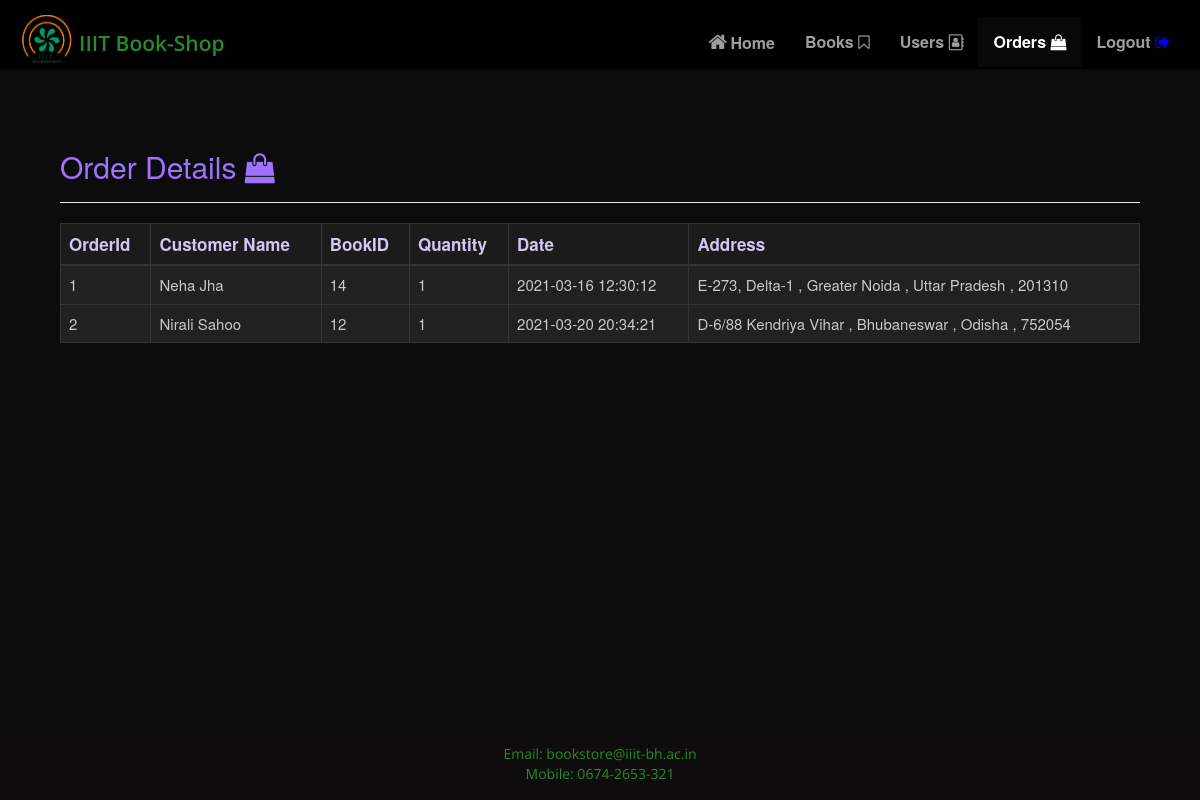
Page /Admin/Orders.php on the committed database.
### tables this page shows
CREATE TABLE IF NOT EXISTS `orders` (
  `orderid` INT PRIMARY KEY NOT NULL AUTO_INCREMENT,
  `customerid` INT NOT NULL,
  `amount` decimal(6,2) DEFAULT NULL,
  `date` timestamp NOT NULL DEFAULT CURRENT_TIMESTAMP,
  `ship_name` VARCHAR(60) NOT NULL,
  `ship_address` VARCHAR(80) NOT NULL,
  `ship_city` VARCHAR(30) NOT NULL,
  `ship_state` VARCHAR(20) NOT NULL,
  `ship_zip_code` VARCHAR(10) NOT NULL
);

CREATE TABLE IF NOT EXISTS `order_items` (
  `orderid` INT NOT NULL,
  `book_isbn` VARCHAR(20) NOT NULL,
  `item_price` decimal(6,2) NOT NULL,
  `quantity` INT NOT NULL
);

### Admin/Orders.php (the view, shortened to what this page needs)
<!DOCTYPE html>
<html>
<head>
    <link rel="stylesheet" href="https://maxcdn.bootstrapcdn.com/bootstrap/3.3.7/css/bootstrap.min.css"/>
    <link rel="stylesheet" href="CSS/navbar.css"/>
</head>
<body class="book-details" style="background-color:rgb(12, 12, 12);">
    <nav class="navbar-sticky navbar navbar-inverse navbar-static-top navigation">
        <div class="container">
            <div class="navbar-header">
                <a class="navbar-brand" href="#">
                    <img style="width: 64px" src="Images/iiit-logo.png"alt="iiit logo"/>
                    <span class="iiitbookstore" style="font-family: 'Open Sans', sans-serif; font-weight:600; font-size: 21px;">IIIT Book-Shop</span>
                </a>
            </div>
            <div id="navbar6" class="navbar-collapse collapse">
            <ul class="nav navbar-nav navbar-right">
                <li><a href="Admin-AHome.php"><i class="fa fa-home fa-fw" style="font-size: 20px;" aria-hidden="true"></i>Home</a></li>
                <li><a href="Book-Details.php">Books <i class="fa fa-bookmark-o" aria-hidden="true"></i> </a></li>
                <li><a href="User-Details.php">Users <i class="fa fa-address-book-o" aria-hidden="true"></i> </a> </li>
                <li class="active"><a href="Orders.php">Orders <i class="fa fa-shopping-bag" aria-hidden="true"></i> </a> </li>
                <li><a class="logout" href="Admin-Logout.php">Logout <i class="fa fa-sign-out" style="color: blue" aria-hidden="true"></i> </a> </li>
            </ul>
        </div>
      </div>
    </nav>
    <div class="wrapper" style="margin: 0px 45px 30px 45px;">
        <div class="container-fluid">
            <div class="row">
                <div class="col-md-12">
                    <div class="page-header clearfix">
                        <h2 class="pull-left" style='color:rgb(157, 115, 255);'>Order Details  <i class="fa fa-shopping-bag" aria-hidden="true"></i></h2>
                    </div>
                    <?php
                    require_once "../connectserver.php";
                    $sql = "SELECT orders.orderid, orders.ship_name, orders.ship_address, orders.ship_city, orders.ship_state, orders.ship_zip_code, orders.date, order_items.book_isbn, order_items.quantity FROM orders INNER JOIN order_items ON orders.orderid = order_items.orderid ";
                    if($result = mysqli_query($link, $sql)){
                        if(mysqli_num_rows($result) > 0){
                            echo "<table class='table table-bordered table-hover'>";
                                echo "<thead style='font-size: 17px;'>";
                                    echo "<tr>";
                                        echo "<th style='border-color:rgb(53, 51, 51);'>OrderId</th>";
                                        echo "<th style='border-color:rgb(53, 51, 51);'>Customer Name</th>";
                                        echo "<th style='border-color:rgb(53, 51, 51);'>BookID</th>";
                                        echo "<th style='border-color:rgb(53, 51, 51);'>Quantity</th>";
                                        echo "<th style='border-color:rgb(53, 51, 51);'>Date</th>";
                                        echo "<th style='border-color:rgb(53, 51, 51);'>Address</th>";
                                    echo "</tr>";
                                echo "</thead>";
                                echo "<tbody>";
                                while($row = mysqli_fetch_array($result)){
                                    echo "<tr>";
                                        echo "<td style='border-color:rgb(53, 51, 51);'>" . $row['orderid'] . "</td>";
                                        echo "<td style='border-color:rgb(53, 51, 51);'>" . $row['ship_name'] . "</td>";
                                        echo "<td style='border-color:rgb(53, 51, 51);'>" . $row['book_isbn'] . "</td>";
                                        echo "<td style='border-color:rgb(53, 51, 51);'>" . $row['quantity'] . "</td>";
                                        echo "<td style='border-color:rgb(53, 51, 51);'>" . $row['date'] . "</td>";
                                        echo "<td style='border-color:rgb(53, 51, 51);'>" . $row['ship_address'] ." , ".$row['ship_city']. " , ".$row['ship_state'] ." , ".$row['ship_zip_code']. "</td>";
                                    echo "</tr>";
                                }
                                echo "</tbody>";
                            echo "</table>";
                        } else{
                            echo "<p class='lead'><em>No Users were found.</em></p>";
                        }
                    }
                    else
                    {
                        echo "ERROR: Could not able to execute $sql. " . mysqli_error($link);
                    }
                    ?>
                </div>
            </div>
        </div>
    </div>
    <footer id="footer" class="footer" style="position: fixed">
      <p class="text-center">
        Email: bookstore@iiit-bh.ac.in
        <br />Mobile: 0674-2653-321
      </p>
    </footer>
</body>
</html>

### Admin/CSS/navbar.css (style rules this page uses)
.navbar-brand { padding: 0px; }
.navigation { height: 70px; background-color: black; }
.navigation .navbar-brand { display: flex; align-items: center; color: rgb(41, 139, 41); margin-top: 15px; }
.navigation .navbar-brand > img { padding: 8px 0px; height: 67px; }
.navbar-nav a { margin-top: 17px; font-weight: bold; font-size: 16px; color: rgb(160, 159, 158); }
.navigation .navbar-brand .iiitbookstore { margin-top: 5px; font-family: 'Open Sans', sans-serif; font-weight:600; font-size: 21px; }
.footer { right: 0; bottom: 0; left: 0; height: 65px; padding-top: 9px; background-color: #0e0c0c; color: rgb(41, 139, 41); text-align: center; font-family: 'Open Sans'; }

### Admin/Orders.php (style rules this page uses)
.wrapper table { background-color:#222121; border-color:rgb(53, 51, 51); font-size: 15px; }
.wrapper table thead tr { color:rgb(211, 198, 241); background-color:#1b1b1b; }
.wrapper table tbody tr { color:rgb(202, 199, 199); border-color:rgb(53, 51, 51); }

### rows in the picture
orders: orderid "1", ship_name "Neha Jha", order_items.book_isbn "14", order_items.quantity "1", date "2021-03-16 12:30:12", ship_address "E-273, Delta-1", ship_city "Greater Noida", ship_state "Uttar Pradesh", ship_zip_code "201310"
orders: orderid "2", ship_name "Nirali Sahoo", order_items.book_isbn "12", order_items.quantity "1", date "2021-03-20 20:34:21", ship_address "D-6/88 Kendriya Vihar", ship_city "Bhubaneswar", ship_state "Odisha", ship_zip_code "752054"
